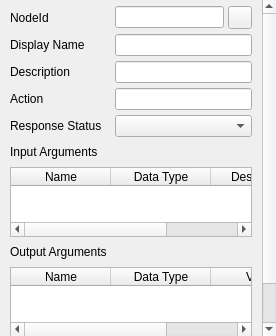
<?xml version="1.0" encoding="UTF-8"?>
<ui version="4.0">
 <class>MethodPropertiesWidget</class>
 <widget class="QWidget" name="MethodPropertiesWidget">
  <layout class="QVBoxLayout" name="methodLayout">
   <property name="spacing">
    <number>0</number>
   </property>
   <property name="leftMargin">
    <number>0</number>
   </property>
   <property name="topMargin">
    <number>0</number>
   </property>
   <property name="rightMargin">
    <number>0</number>
   </property>
   <property name="bottomMargin">
    <number>0</number>
   </property>
   <item>
    <widget class="QScrollArea" name="methodScroll">
     <property name="frameShape">
      <enum>QFrame::NoFrame</enum>
     </property>
     <property name="widgetResizable">
      <bool>true</bool>
     </property>
     <property name="horizontalScrollBarPolicy">
      <enum>Qt::ScrollBarAlwaysOff</enum>
     </property>
     <property name="panelBody" stdset="0">
      <bool>true</bool>
     </property>
     <widget class="QWidget" name="methodBody">
      <layout class="QVBoxLayout" name="methodBodyLayout">
       <property name="spacing">
        <number>8</number>
       </property>
       <property name="leftMargin">
        <number>10</number>
       </property>
       <property name="topMargin">
        <number>6</number>
       </property>
       <property name="rightMargin">
        <number>10</number>
       </property>
       <property name="bottomMargin">
        <number>0</number>
       </property>
       <item>
        <widget class="QWidget" name="methodHost">
         <layout class="QGridLayout" name="methodForm" columnstretch="0,1">
          <property name="leftMargin">
           <number>0</number>
          </property>
          <property name="topMargin">
           <number>0</number>
          </property>
          <property name="rightMargin">
           <number>0</number>
          </property>
          <property name="bottomMargin">
           <number>0</number>
          </property>
          <property name="horizontalSpacing">
           <number>13</number>
          </property>
          <property name="verticalSpacing">
           <number>5</number>
          </property>
          <item row="0" column="0">
           <widget class="ElidedLabel" name="methodNodeIdLabel">
            <property name="text">
             <string>NodeId</string>
            </property>
           </widget>
          </item>
          <item row="0" column="1">
           <layout class="QHBoxLayout" name="methodNodeIdLayout">
            <property name="spacing">
             <number>4</number>
            </property>
            <item>
             <widget class="ElidedLineEdit" name="methodNodeIdEdit">
              <property name="readOnly">
               <bool>true</bool>
              </property>
             </widget>
            </item>
            <item>
             <widget class="QToolButton" name="methodCopyNodeIdButton">
              <property name="toolTip">
               <string>Copy NodeId</string>
              </property>
             </widget>
            </item>
           </layout>
          </item>
          <item row="1" column="0">
           <widget class="ElidedLabel" name="methodNameLabel">
            <property name="text">
             <string>Display Name</string>
            </property>
           </widget>
          </item>
          <item row="1" column="1">
           <widget class="ElidedLineEdit" name="methodNameEdit">
            <property name="readOnly">
             <bool>true</bool>
            </property>
           </widget>
          </item>
          <item row="2" column="0">
           <widget class="ElidedLabel" name="methodDescriptionLabel">
            <property name="text">
             <string>Description</string>
            </property>
           </widget>
          </item>
          <item row="2" column="1">
           <widget class="ElidedLineEdit" name="methodDescriptionEdit">
            <property name="readOnly">
             <bool>true</bool>
            </property>
           </widget>
          </item>
          <item row="3" column="0">
           <widget class="ElidedLabel" name="methodActionLabel">
            <property name="text">
             <string>Action</string>
            </property>
           </widget>
          </item>
          <item row="3" column="1">
           <widget class="ElidedLineEdit" name="methodActionEdit">
            <property name="readOnly">
             <bool>true</bool>
            </property>
           </widget>
          </item>
          <item row="4" column="0">
           <widget class="ElidedLabel" name="methodStatusLabel">
            <property name="text">
             <string>Response Status</string>
            </property>
           </widget>
          </item>
          <item row="4" column="1">
           <widget class="QComboBox" name="methodStatusCombo"/>
          </item>
         </layout>
        </widget>
       </item>
       <item>
        <widget class="ElidedLabel" name="methodInputsLabel">
         <property name="text">
          <string>Input Arguments</string>
         </property>
        </widget>
       </item>
       <item>
        <widget class="QTableWidget" name="methodInputsTable">
         <property name="editTriggers">
          <set>QAbstractItemView::NoEditTriggers</set>
         </property>
         <property name="alternatingRowColors">
          <bool>true</bool>
         </property>
         <property name="selectionMode">
          <enum>QAbstractItemView::NoSelection</enum>
         </property>
         <property name="columnCount">
          <number>3</number>
         </property>
         <attribute name="horizontalHeaderStretchLastSection">
          <bool>true</bool>
         </attribute>
         <attribute name="verticalHeaderVisible">
          <bool>false</bool>
         </attribute>
         <column>
          <property name="text">
           <string>Name</string>
          </property>
         </column>
         <column>
          <property name="text">
           <string>Data Type</string>
          </property>
         </column>
         <column>
          <property name="text">
           <string>Description</string>
          </property>
         </column>
        </widget>
       </item>
       <item>
        <widget class="ElidedLabel" name="methodOutputsLabel">
         <property name="text">
          <string>Output Arguments</string>
         </property>
        </widget>
       </item>
       <item>
        <widget class="QTableWidget" name="methodOutputsTable">
         <property name="editTriggers">
          <set>QAbstractItemView::DoubleClicked|QAbstractItemView::EditKeyPressed|QAbstractItemView::AnyKeyPressed</set>
         </property>
         <property name="alternatingRowColors">
          <bool>true</bool>
         </property>
         <property name="selectionMode">
          <enum>QAbstractItemView::SingleSelection</enum>
         </property>
         <property name="columnCount">
          <number>3</number>
         </property>
         <attribute name="horizontalHeaderStretchLastSection">
          <bool>true</bool>
         </attribute>
         <attribute name="verticalHeaderVisible">
          <bool>false</bool>
         </attribute>
         <column>
          <property name="text">
           <string>Name</string>
          </property>
         </column>
         <column>
          <property name="text">
           <string>Data Type</string>
          </property>
         </column>
         <column>
          <property name="text">
           <string>Value</string>
          </property>
         </column>
        </widget>
       </item>
       <item>
        <spacer name="methodSpacer">
         <property name="orientation">
          <enum>Qt::Vertical</enum>
         </property>
        </spacer>
       </item>
       <item>
        <widget class="QWidget" name="methodActions">
         <layout class="QHBoxLayout" name="methodButtonsLayout">
          <property name="leftMargin">
           <number>0</number>
          </property>
          <property name="topMargin">
           <number>0</number>
          </property>
          <property name="rightMargin">
           <number>0</number>
          </property>
          <property name="bottomMargin">
           <number>10</number>
          </property>
          <property name="spacing">
           <number>8</number>
          </property>
          <item>
           <spacer name="methodButtonsSpacer">
            <property name="orientation">
             <enum>Qt::Horizontal</enum>
            </property>
           </spacer>
          </item>
          <item>
           <widget class="QPushButton" name="methodRevertButton">
            <property name="text">
             <string>Revert</string>
            </property>
           </widget>
          </item>
          <item>
           <widget class="QPushButton" name="methodApplyButton">
            <property name="text">
             <string>Apply</string>
            </property>
            <property name="default">
             <bool>true</bool>
            </property>
           </widget>
          </item>
         </layout>
        </widget>
       </item>
      </layout>
     </widget>
    </widget>
   </item>
  </layout>
 </widget>
 <customwidgets>
  <customwidget>
   <class>ElidedLineEdit</class>
   <extends>QLineEdit</extends>
   <header>elidedlineedit.h</header>
  </customwidget>
  <customwidget>
   <class>ElidedLabel</class>
   <extends>QLabel</extends>
   <header>elidedlabel.h</header>
  </customwidget>
 </customwidgets>
 <resources/>
 <connections/>
</ui>
